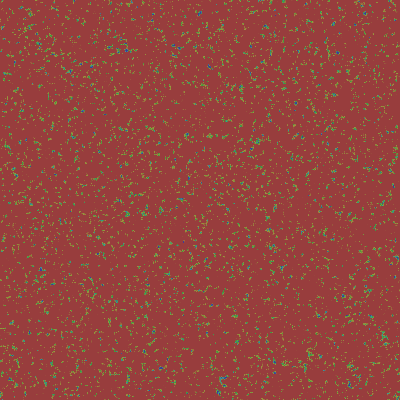
Frame 1 (no input)
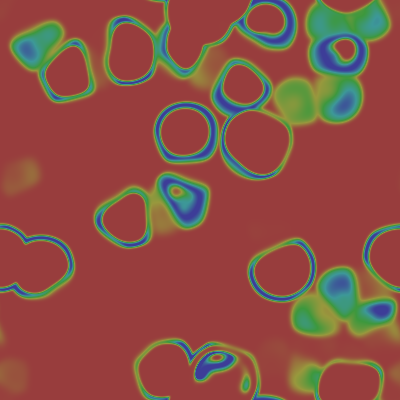
Frame 60 (the mouse pressed at the canvas centre just before this capture)
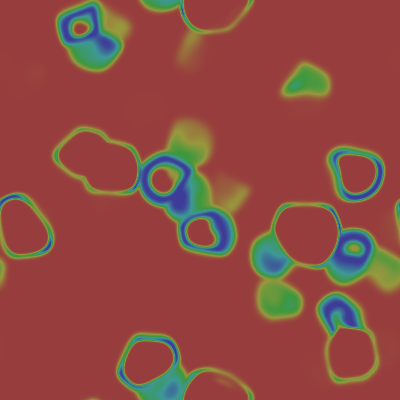
Frame 120 (the mouse held since frame 60 and released just before this capture)

The Processing sketch that drew these frames (run headless with seeded random() and noise(); from frame 60 on, the mouse is pressed at the canvas centre):

// Processing sketch: processing_48607
// ── processing_48607.pde

float [][][] a;
float [][][] b;
float [][][] c;
 
int p = 0, q = 1;
 
void setup()
{
 
  size(400,400);
  frameRate (15);
  colorMode(HSB,1.5);
  a = new float [width][height][2];
  b = new float [width][height][5];
  c = new float [width][height][5];
  for (int x = 0; x < width; x++) {
    for (int y = 0; y < height; y++) {
      a[x][y][p] = random(0.0,2.0);
      b[x][y][p] = random(0.0,1.0);
      c[x][y][p] = random(0.0,5.0);
    }
  }
}
 
void draw()
{
  for (int x = 0; x < width; x++) {
    for (int y = 0; y < height; y++) {
      float c_a = 0.0;
      float c_b = 0.0;
      float c_c = 0.0;
      for (int i = x - 1; i <= x+1; i++) {
        for (int j = y - 1; j <= y+1; j++) {
          c_a += a[(i+width)%width][(j+height)%height][p];
          c_b += b[(i+width)%width][(j+height)%height][p];
          c_c += c[(i+width)%width][(j+height)%height][p];
        }
      }
      c_a /= 8.0;
      c_b /= 10.0;
      c_c /= 9.0;
      // adjust these values to alter behaviour
      a[x][y][q] = constrain(c_a + c_a * (2 * c_b - c_c), 0, 1);
      b[x][y][q] = constrain(c_b + c_b * (c_c - 1.2 * c_a), 0, 1);
      c[x][y][q] = constrain(c_c + c_c * (c_a - c_b), 0,1);
      set(x,y,color(a[x][y][q],0.9,0.9));
    }
  }
  if (p == 0) {
    p = 1; q = 0;
  }
  else {
    p = 0; q = 1;
  }
}
 
void mousePressed()
{
  setup();
}
